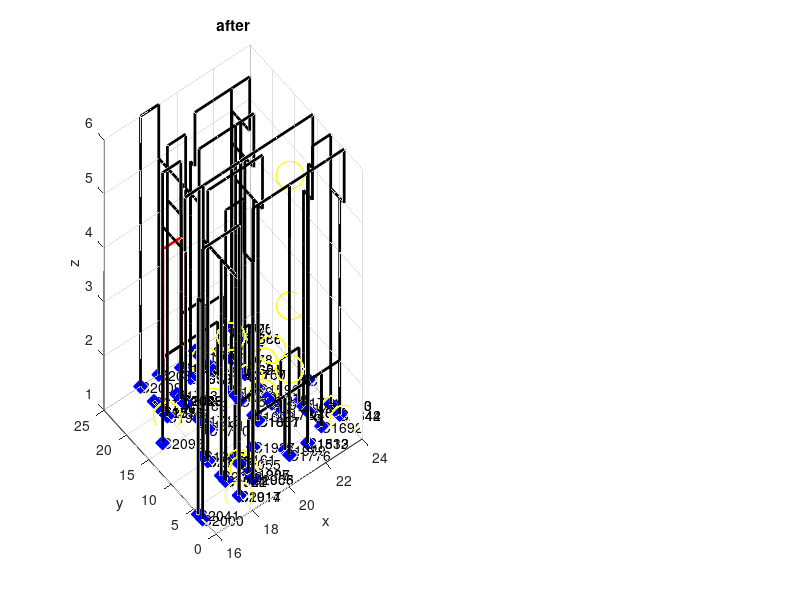

The MATLAB script that drew this image:
subplot(1,2,1);
z = 1:1:3;
for i = 1:3
x(1,i)=19;
end
for i = 1:3
y(1,i)=20;
end
plot3(x,y,z,'r','LineWidth',2);
x=[];
y=[];
z=[];
hold on;
z = 1:1:3;
for i = 1:3
x(1,i)=19;
end
for i = 1:3
y(1,i)=20;
end
plot3(x,y,z,'r','LineWidth',2);
x=[];
y=[];
z=[];
hold on;
z = 1:1:3;
for i = 1:3
x(1,i)=18;
end
for i = 1:3
y(1,i)=20;
end
plot3(x,y,z,'r','LineWidth',2);
x=[];
y=[];
z=[];
hold on;
z = 3:1:4;
for i = 1:2
x(1,i)=18;
end
for i = 1:2
y(1,i)=20;
end
plot3(x,y,z,'r','LineWidth',2);
x=[];
y=[];
z=[];
hold on;
x = 18:1:19;
for i = 1:2
y(1,i)=20;
end
for i = 1:2
z(1,i)=4;
end
plot3(x,y,z,'r','LineWidth',2);
x=[];
y=[];
z=[];
hold on;
z = 3:1:4;
for i = 1:2
x(1,i)=19;
end
for i = 1:2
y(1,i)=20;
end
plot3(x,y,z,'r','LineWidth',2);
x=[];
y=[];
z=[];
hold on;
plot3(19,20,1,'bd','MarkerSize',10,'MarkerFaceColor','b');
text(19,20,1,'C2089');
plot3(19,20,1,'bd','MarkerSize',10,'MarkerFaceColor','b');
text(19,20,1,'C2043');
plot3(18,20,1,'bd','MarkerSize',10,'MarkerFaceColor','b');
text(18,20,1,'C1576');
grid on;
xlabel('x');
ylabel('y');
zlabel('z');
title('before')  ;

subplot(1,2,1);
z = 1:1:5;
for i = 1:5
x(1,i)=24;
end
for i = 1:5
y(1,i)=12;
end
plot3(x,y,z,'k','LineWidth',2);
x=[];
y=[];
z=[];
hold on;
z = 1:1:5;
for i = 1:5
x(1,i)=17;
end
for i = 1:5
y(1,i)=16;
end
plot3(x,y,z,'k','LineWidth',2);
x=[];
y=[];
z=[];
hold on;
z = 1:1:5;
for i = 1:5
x(1,i)=19;
end
for i = 1:5
y(1,i)=20;
end
plot3(x,y,z,'k','LineWidth',2);
x=[];
y=[];
z=[];
hold on;
z = 1:1:5;
for i = 1:5
x(1,i)=16;
end
for i = 1:5
y(1,i)=4;
end
plot3(x,y,z,'k','LineWidth',2);
x=[];
y=[];
z=[];
hold on;
z = 1:1:5;
for i = 1:5
x(1,i)=19;
end
for i = 1:5
y(1,i)=25;
end
plot3(x,y,z,'k','LineWidth',2);
x=[];
y=[];
z=[];
hold on;
z = 1:1:5;
for i = 1:5
x(1,i)=18;
end
for i = 1:5
y(1,i)=3;
end
plot3(x,y,z,'k','LineWidth',2);
x=[];
y=[];
z=[];
hold on;
z = 1:1:5;
for i = 1:5
x(1,i)=18;
end
for i = 1:5
y(1,i)=7;
end
plot3(x,y,z,'k','LineWidth',2);
x=[];
y=[];
z=[];
hold on;
z = 1:1:5;
for i = 1:5
x(1,i)=18;
end
for i = 1:5
y(1,i)=25;
end
plot3(x,y,z,'k','LineWidth',2);
x=[];
y=[];
z=[];
hold on;
z = 1:1:5;
for i = 1:5
x(1,i)=16;
end
for i = 1:5
y(1,i)=3;
end
plot3(x,y,z,'k','LineWidth',2);
x=[];
y=[];
z=[];
hold on;
z = 1:1:5;
for i = 1:5
x(1,i)=18;
end
for i = 1:5
y(1,i)=11;
end
plot3(x,y,z,'k','LineWidth',2);
x=[];
y=[];
z=[];
hold on;
z = 1:1:5;
for i = 1:5
x(1,i)=18;
end
for i = 1:5
y(1,i)=19;
end
plot3(x,y,z,'k','LineWidth',2);
x=[];
y=[];
z=[];
hold on;
z = 1:1:5;
for i = 1:5
x(1,i)=18;
end
for i = 1:5
y(1,i)=3;
end
plot3(x,y,z,'k','LineWidth',2);
x=[];
y=[];
z=[];
hold on;
y = 3:1:4;
for i = 1:2
x(1,i)=16;
end
for i = 1:2
z(1,i)=5;
end
plot3(x,y,z,'k','LineWidth',2);
x=[];
y=[];
z=[];
hold on;
y = 3:1:4;
for i = 1:2
x(1,i)=16;
end
for i = 1:2
z(1,i)=5;
end
plot3(x,y,z,'k','LineWidth',2);
x=[];
y=[];
z=[];
hold on;
z = 5:1:6;
for i = 1:2
x(1,i)=16;
end
for i = 1:2
y(1,i)=3;
end
plot3(x,y,z,'k','LineWidth',2);
x=[];
y=[];
z=[];
hold on;
x = 16:1:18;
for i = 1:3
y(1,i)=3;
end
for i = 1:3
z(1,i)=6;
end
plot3(x,y,z,'k','LineWidth',2);
x=[];
y=[];
z=[];
hold on;
z = 5:1:6;
for i = 1:2
x(1,i)=18;
end
for i = 1:2
y(1,i)=3;
end
plot3(x,y,z,'k','LineWidth',2);
x=[];
y=[];
z=[];
hold on;
y = 3:1:7;
for i = 1:5
x(1,i)=18;
end
for i = 1:5
z(1,i)=5;
end
plot3(x,y,z,'k','LineWidth',2);
x=[];
y=[];
z=[];
hold on;
y = 7:1:11;
for i = 1:5
x(1,i)=18;
end
for i = 1:5
z(1,i)=5;
end
plot3(x,y,z,'k','LineWidth',2);
x=[];
y=[];
z=[];
hold on;
z = 5:1:6;
for i = 1:2
x(1,i)=18;
end
for i = 1:2
y(1,i)=11;
end
plot3(x,y,z,'k','LineWidth',2);
x=[];
y=[];
z=[];
hold on;
x = 17:1:18;
for i = 1:2
y(1,i)=11;
end
for i = 1:2
z(1,i)=6;
end
plot3(x,y,z,'k','LineWidth',2);
x=[];
y=[];
z=[];
hold on;
z = 5:1:6;
for i = 1:2
x(1,i)=17;
end
for i = 1:2
y(1,i)=11;
end
plot3(x,y,z,'k','LineWidth',2);
x=[];
y=[];
z=[];
hold on;
y = 11:1:16;
for i = 1:6
x(1,i)=17;
end
for i = 1:6
z(1,i)=5;
end
plot3(x,y,z,'k','LineWidth',2);
x=[];
y=[];
z=[];
hold on;
z = 5:1:6;
for i = 1:2
x(1,i)=17;
end
for i = 1:2
y(1,i)=16;
end
plot3(x,y,z,'k','LineWidth',2);
x=[];
y=[];
z=[];
hold on;
x = 17:1:18;
for i = 1:2
y(1,i)=16;
end
for i = 1:2
z(1,i)=6;
end
plot3(x,y,z,'k','LineWidth',2);
x=[];
y=[];
z=[];
hold on;
z = 5:1:6;
for i = 1:2
x(1,i)=18;
end
for i = 1:2
y(1,i)=16;
end
plot3(x,y,z,'k','LineWidth',2);
x=[];
y=[];
z=[];
hold on;
y = 16:1:19;
for i = 1:4
x(1,i)=18;
end
for i = 1:4
z(1,i)=5;
end
plot3(x,y,z,'k','LineWidth',2);
x=[];
y=[];
z=[];
hold on;
z = 5:1:6;
for i = 1:2
x(1,i)=18;
end
for i = 1:2
y(1,i)=19;
end
plot3(x,y,z,'k','LineWidth',2);
x=[];
y=[];
z=[];
hold on;
x = 18:1:19;
for i = 1:2
y(1,i)=19;
end
for i = 1:2
z(1,i)=6;
end
plot3(x,y,z,'k','LineWidth',2);
x=[];
y=[];
z=[];
hold on;
z = 5:1:6;
for i = 1:2
x(1,i)=19;
end
for i = 1:2
y(1,i)=19;
end
plot3(x,y,z,'k','LineWidth',2);
x=[];
y=[];
z=[];
hold on;
y = 19:1:20;
for i = 1:2
x(1,i)=19;
end
for i = 1:2
z(1,i)=5;
end
plot3(x,y,z,'k','LineWidth',2);
x=[];
y=[];
z=[];
hold on;
y = 20:1:25;
for i = 1:6
x(1,i)=19;
end
for i = 1:6
z(1,i)=5;
end
plot3(x,y,z,'k','LineWidth',2);
x=[];
y=[];
z=[];
hold on;
z = 5:1:6;
for i = 1:2
x(1,i)=19;
end
for i = 1:2
y(1,i)=25;
end
plot3(x,y,z,'k','LineWidth',2);
x=[];
y=[];
z=[];
hold on;
x = 18:1:19;
for i = 1:2
y(1,i)=25;
end
for i = 1:2
z(1,i)=6;
end
plot3(x,y,z,'k','LineWidth',2);
x=[];
y=[];
z=[];
hold on;
z = 5:1:6;
for i = 1:2
x(1,i)=18;
end
for i = 1:2
y(1,i)=25;
end
plot3(x,y,z,'k','LineWidth',2);
x=[];
y=[];
z=[];
hold on;
x = 18:1:24;
for i = 1:7
y(1,i)=11;
end
for i = 1:7
z(1,i)=6;
end
plot3(x,y,z,'k','LineWidth',2);
x=[];
y=[];
z=[];
hold on;
z = 5:1:6;
for i = 1:2
x(1,i)=24;
end
for i = 1:2
y(1,i)=11;
end
plot3(x,y,z,'k','LineWidth',2);
x=[];
y=[];
z=[];
hold on;
y = 11:1:12;
for i = 1:2
x(1,i)=24;
end
for i = 1:2
z(1,i)=5;
end
plot3(x,y,z,'k','LineWidth',2);
x=[];
y=[];
z=[];
hold on;
plot3(24,12,1,'bd','MarkerSize',10,'MarkerFaceColor','b');
text(24,12,1,'C1677');
plot3(17,16,1,'bd','MarkerSize',10,'MarkerFaceColor','b');
text(17,16,1,'C2096');
plot3(19,20,1,'bd','MarkerSize',10,'MarkerFaceColor','b');
text(19,20,1,'C2089');
plot3(16,4,1,'bd','MarkerSize',10,'MarkerFaceColor','b');
text(16,4,1,'C2041');
plot3(19,25,1,'bd','MarkerSize',10,'MarkerFaceColor','b');
text(19,25,1,'C2032');
plot3(18,3,1,'bd','MarkerSize',10,'MarkerFaceColor','b');
text(18,3,1,'C2017');
plot3(18,7,1,'bd','MarkerSize',10,'MarkerFaceColor','b');
text(18,7,1,'C2013');
plot3(18,25,1,'bd','MarkerSize',10,'MarkerFaceColor','b');
text(18,25,1,'C2009');
plot3(16,3,1,'bd','MarkerSize',10,'MarkerFaceColor','b');
text(16,3,1,'C2000');
plot3(18,11,1,'bd','MarkerSize',10,'MarkerFaceColor','b');
text(18,11,1,'C1997');
plot3(18,19,1,'bd','MarkerSize',10,'MarkerFaceColor','b');
text(18,19,1,'C1930');
plot3(18,3,1,'bd','MarkerSize',10,'MarkerFaceColor','b');
text(18,3,1,'C1914');
plot3(18,3,1,'yo','MarkerSize',20);
plot3(18,19,1,'yo','MarkerSize',20);
plot3(19,6,1,'yo','MarkerSize',20);
plot3(19,7,1,'yo','MarkerSize',20);
plot3(20,17,1,'yo','MarkerSize',20);
plot3(21,17,2,'yo','MarkerSize',20);
plot3(21,23,1,'yo','MarkerSize',20);
plot3(22,8,2,'yo','MarkerSize',20);
plot3(22,12,2,'yo','MarkerSize',20);
plot3(22,14,1,'yo','MarkerSize',20);
plot3(22,17,1,'yo','MarkerSize',20);
plot3(23,12,5,'yo','MarkerSize',20);
plot3(23,18,1,'yo','MarkerSize',20);
plot3(24,4,1,'yo','MarkerSize',20);
plot3(24,6,1,'yo','MarkerSize',20);
plot3(24,16,2,'yo','MarkerSize',20);
grid on;
xlabel('x');
ylabel('y');
zlabel('z');
title('after')  ;

subplot(1,2,1);
y = 20:1:22;
for i = 1:3
x(1,i)=18;
end
for i = 1:3
z(1,i)=1;
end
plot3(x,y,z,'k','LineWidth',2);
x=[];
y=[];
z=[];
hold on;
z = 1:1:2;
for i = 1:2
x(1,i)=18;
end
for i = 1:2
y(1,i)=20;
end
plot3(x,y,z,'k','LineWidth',2);
x=[];
y=[];
z=[];
hold on;
x = 18:1:19;
for i = 1:2
y(1,i)=20;
end
for i = 1:2
z(1,i)=2;
end
plot3(x,y,z,'k','LineWidth',2);
x=[];
y=[];
z=[];
hold on;
z = 1:1:2;
for i = 1:2
x(1,i)=19;
end
for i = 1:2
y(1,i)=20;
end
plot3(x,y,z,'k','LineWidth',2);
x=[];
y=[];
z=[];
hold on;
plot3(18,22,1,'bd','MarkerSize',10,'MarkerFaceColor','b');
text(18,22,1,'C2141');
plot3(19,20,1,'bd','MarkerSize',10,'MarkerFaceColor','b');
text(19,20,1,'C2089');
plot3(18,20,1,'bd','MarkerSize',10,'MarkerFaceColor','b');
text(18,20,1,'C2084');
grid on;
xlabel('x');
ylabel('y');
zlabel('z');
title('after')  ;

subplot(1,2,1);
z = 1:1:5;
for i = 1:5
x(1,i)=18;
end
for i = 1:5
y(1,i)=10;
end
plot3(x,y,z,'k','LineWidth',2);
x=[];
y=[];
z=[];
hold on;
z = 1:1:5;
for i = 1:5
x(1,i)=22;
end
for i = 1:5
y(1,i)=18;
end
plot3(x,y,z,'k','LineWidth',2);
x=[];
y=[];
z=[];
hold on;
z = 1:1:5;
for i = 1:5
x(1,i)=24;
end
for i = 1:5
y(1,i)=5;
end
plot3(x,y,z,'k','LineWidth',2);
x=[];
y=[];
z=[];
hold on;
z = 1:1:5;
for i = 1:5
x(1,i)=19;
end
for i = 1:5
y(1,i)=4;
end
plot3(x,y,z,'k','LineWidth',2);
x=[];
y=[];
z=[];
hold on;
z = 1:1:5;
for i = 1:5
x(1,i)=19;
end
for i = 1:5
y(1,i)=7;
end
plot3(x,y,z,'k','LineWidth',2);
x=[];
y=[];
z=[];
hold on;
z = 1:1:5;
for i = 1:5
x(1,i)=23;
end
for i = 1:5
y(1,i)=8;
end
plot3(x,y,z,'k','LineWidth',2);
x=[];
y=[];
z=[];
hold on;
z = 1:1:5;
for i = 1:5
x(1,i)=19;
end
for i = 1:5
y(1,i)=20;
end
plot3(x,y,z,'k','LineWidth',2);
x=[];
y=[];
z=[];
hold on;
z = 1:1:5;
for i = 1:5
x(1,i)=23;
end
for i = 1:5
y(1,i)=25;
end
plot3(x,y,z,'k','LineWidth',2);
x=[];
y=[];
z=[];
hold on;
z = 1:1:5;
for i = 1:5
x(1,i)=18;
end
for i = 1:5
y(1,i)=6;
end
plot3(x,y,z,'k','LineWidth',2);
x=[];
y=[];
z=[];
hold on;
z = 1:1:5;
for i = 1:5
x(1,i)=24;
end
for i = 1:5
y(1,i)=7;
end
plot3(x,y,z,'k','LineWidth',2);
x=[];
y=[];
z=[];
hold on;
z = 1:1:5;
for i = 1:5
x(1,i)=20;
end
for i = 1:5
y(1,i)=22;
end
plot3(x,y,z,'k','LineWidth',2);
x=[];
y=[];
z=[];
hold on;
z = 1:1:5;
for i = 1:5
x(1,i)=22;
end
for i = 1:5
y(1,i)=21;
end
plot3(x,y,z,'k','LineWidth',2);
x=[];
y=[];
z=[];
hold on;
z = 1:1:5;
for i = 1:5
x(1,i)=18;
end
for i = 1:5
y(1,i)=10;
end
plot3(x,y,z,'k','LineWidth',2);
x=[];
y=[];
z=[];
hold on;
z = 1:1:5;
for i = 1:5
x(1,i)=19;
end
for i = 1:5
y(1,i)=4;
end
plot3(x,y,z,'k','LineWidth',2);
x=[];
y=[];
z=[];
hold on;
z = 1:1:5;
for i = 1:5
x(1,i)=23;
end
for i = 1:5
y(1,i)=23;
end
plot3(x,y,z,'k','LineWidth',2);
x=[];
y=[];
z=[];
hold on;
z = 1:1:5;
for i = 1:5
x(1,i)=22;
end
for i = 1:5
y(1,i)=4;
end
plot3(x,y,z,'k','LineWidth',2);
x=[];
y=[];
z=[];
hold on;
z = 1:1:5;
for i = 1:5
x(1,i)=21;
end
for i = 1:5
y(1,i)=11;
end
plot3(x,y,z,'k','LineWidth',2);
x=[];
y=[];
z=[];
hold on;
z = 1:1:5;
for i = 1:5
x(1,i)=21;
end
for i = 1:5
y(1,i)=4;
end
plot3(x,y,z,'k','LineWidth',2);
x=[];
y=[];
z=[];
hold on;
z = 1:1:5;
for i = 1:5
x(1,i)=23;
end
for i = 1:5
y(1,i)=25;
end
plot3(x,y,z,'k','LineWidth',2);
x=[];
y=[];
z=[];
hold on;
z = 1:1:5;
for i = 1:5
x(1,i)=23;
end
for i = 1:5
y(1,i)=9;
end
plot3(x,y,z,'k','LineWidth',2);
x=[];
y=[];
z=[];
hold on;
z = 1:1:5;
for i = 1:5
x(1,i)=18;
end
for i = 1:5
y(1,i)=6;
end
plot3(x,y,z,'k','LineWidth',2);
x=[];
y=[];
z=[];
hold on;
z = 1:1:5;
for i = 1:5
x(1,i)=19;
end
for i = 1:5
y(1,i)=16;
end
plot3(x,y,z,'k','LineWidth',2);
x=[];
y=[];
z=[];
hold on;
z = 1:1:5;
for i = 1:5
x(1,i)=21;
end
for i = 1:5
y(1,i)=16;
end
plot3(x,y,z,'k','LineWidth',2);
x=[];
y=[];
z=[];
hold on;
z = 1:1:5;
for i = 1:5
x(1,i)=20;
end
for i = 1:5
y(1,i)=22;
end
plot3(x,y,z,'k','LineWidth',2);
x=[];
y=[];
z=[];
hold on;
z = 1:1:5;
for i = 1:5
x(1,i)=21;
end
for i = 1:5
y(1,i)=12;
end
plot3(x,y,z,'k','LineWidth',2);
x=[];
y=[];
z=[];
hold on;
z = 1:1:5;
for i = 1:5
x(1,i)=21;
end
for i = 1:5
y(1,i)=11;
end
plot3(x,y,z,'k','LineWidth',2);
x=[];
y=[];
z=[];
hold on;
z = 1:1:5;
for i = 1:5
x(1,i)=22;
end
for i = 1:5
y(1,i)=19;
end
plot3(x,y,z,'k','LineWidth',2);
x=[];
y=[];
z=[];
hold on;
z = 1:1:5;
for i = 1:5
x(1,i)=21;
end
for i = 1:5
y(1,i)=15;
end
plot3(x,y,z,'k','LineWidth',2);
x=[];
y=[];
z=[];
hold on;
z = 1:1:5;
for i = 1:5
x(1,i)=23;
end
for i = 1:5
y(1,i)=23;
end
plot3(x,y,z,'k','LineWidth',2);
x=[];
y=[];
z=[];
hold on;
z = 1:1:5;
for i = 1:5
x(1,i)=19;
end
for i = 1:5
y(1,i)=19;
end
plot3(x,y,z,'k','LineWidth',2);
x=[];
y=[];
z=[];
hold on;
z = 1:1:5;
for i = 1:5
x(1,i)=22;
end
for i = 1:5
y(1,i)=4;
end
plot3(x,y,z,'k','LineWidth',2);
x=[];
y=[];
z=[];
hold on;
z = 5:1:6;
for i = 1:2
x(1,i)=18;
end
for i = 1:2
y(1,i)=6;
end
plot3(x,y,z,'k','LineWidth',2);
x=[];
y=[];
z=[];
hold on;
x = 18:1:19;
for i = 1:2
y(1,i)=6;
end
for i = 1:2
z(1,i)=6;
end
plot3(x,y,z,'k','LineWidth',2);
x=[];
y=[];
z=[];
hold on;
z = 5:1:6;
for i = 1:2
x(1,i)=19;
end
for i = 1:2
y(1,i)=6;
end
plot3(x,y,z,'k','LineWidth',2);
x=[];
y=[];
z=[];
hold on;
y = 6:1:7;
for i = 1:2
x(1,i)=19;
end
for i = 1:2
z(1,i)=5;
end
plot3(x,y,z,'k','LineWidth',2);
x=[];
y=[];
z=[];
hold on;
y = 4:1:7;
for i = 1:4
x(1,i)=19;
end
for i = 1:4
z(1,i)=5;
end
plot3(x,y,z,'k','LineWidth',2);
x=[];
y=[];
z=[];
hold on;
z = 5:1:6;
for i = 1:2
x(1,i)=19;
end
for i = 1:2
y(1,i)=4;
end
plot3(x,y,z,'k','LineWidth',2);
x=[];
y=[];
z=[];
hold on;
x = 19:1:21;
for i = 1:3
y(1,i)=4;
end
for i = 1:3
z(1,i)=6;
end
plot3(x,y,z,'k','LineWidth',2);
x=[];
y=[];
z=[];
hold on;
z = 5:1:6;
for i = 1:2
x(1,i)=21;
end
for i = 1:2
y(1,i)=4;
end
plot3(x,y,z,'k','LineWidth',2);
x=[];
y=[];
z=[];
hold on;
z = 5:1:6;
for i = 1:2
x(1,i)=21;
end
for i = 1:2
y(1,i)=4;
end
plot3(x,y,z,'k','LineWidth',2);
x=[];
y=[];
z=[];
hold on;
x = 21:1:22;
for i = 1:2
y(1,i)=4;
end
for i = 1:2
z(1,i)=6;
end
plot3(x,y,z,'k','LineWidth',2);
x=[];
y=[];
z=[];
hold on;
z = 5:1:6;
for i = 1:2
x(1,i)=22;
end
for i = 1:2
y(1,i)=4;
end
plot3(x,y,z,'k','LineWidth',2);
x=[];
y=[];
z=[];
hold on;
z = 5:1:6;
for i = 1:2
x(1,i)=22;
end
for i = 1:2
y(1,i)=4;
end
plot3(x,y,z,'k','LineWidth',2);
x=[];
y=[];
z=[];
hold on;
x = 22:1:24;
for i = 1:3
y(1,i)=4;
end
for i = 1:3
z(1,i)=6;
end
plot3(x,y,z,'k','LineWidth',2);
x=[];
y=[];
z=[];
hold on;
z = 5:1:6;
for i = 1:2
x(1,i)=24;
end
for i = 1:2
y(1,i)=4;
end
plot3(x,y,z,'k','LineWidth',2);
x=[];
y=[];
z=[];
hold on;
y = 4:1:5;
for i = 1:2
x(1,i)=24;
end
for i = 1:2
z(1,i)=5;
end
plot3(x,y,z,'k','LineWidth',2);
x=[];
y=[];
z=[];
hold on;
y = 5:1:7;
for i = 1:3
x(1,i)=24;
end
for i = 1:3
z(1,i)=5;
end
plot3(x,y,z,'k','LineWidth',2);
x=[];
y=[];
z=[];
hold on;
z = 5:1:6;
for i = 1:2
x(1,i)=24;
end
for i = 1:2
y(1,i)=7;
end
plot3(x,y,z,'k','LineWidth',2);
x=[];
y=[];
z=[];
hold on;
x = 23:1:24;
for i = 1:2
y(1,i)=7;
end
for i = 1:2
z(1,i)=6;
end
plot3(x,y,z,'k','LineWidth',2);
x=[];
y=[];
z=[];
hold on;
z = 5:1:6;
for i = 1:2
x(1,i)=23;
end
for i = 1:2
y(1,i)=7;
end
plot3(x,y,z,'k','LineWidth',2);
x=[];
y=[];
z=[];
hold on;
y = 7:1:8;
for i = 1:2
x(1,i)=23;
end
for i = 1:2
z(1,i)=5;
end
plot3(x,y,z,'k','LineWidth',2);
x=[];
y=[];
z=[];
hold on;
y = 8:1:9;
for i = 1:2
x(1,i)=23;
end
for i = 1:2
z(1,i)=5;
end
plot3(x,y,z,'k','LineWidth',2);
x=[];
y=[];
z=[];
hold on;
y = 6:1:10;
for i = 1:5
x(1,i)=18;
end
for i = 1:5
z(1,i)=5;
end
plot3(x,y,z,'k','LineWidth',2);
x=[];
y=[];
z=[];
hold on;
z = 5:1:6;
for i = 1:2
x(1,i)=18;
end
for i = 1:2
y(1,i)=10;
end
plot3(x,y,z,'k','LineWidth',2);
x=[];
y=[];
z=[];
hold on;
x = 18:1:21;
for i = 1:4
y(1,i)=10;
end
for i = 1:4
z(1,i)=6;
end
plot3(x,y,z,'k','LineWidth',2);
x=[];
y=[];
z=[];
hold on;
z = 5:1:6;
for i = 1:2
x(1,i)=21;
end
for i = 1:2
y(1,i)=10;
end
plot3(x,y,z,'k','LineWidth',2);
x=[];
y=[];
z=[];
hold on;
y = 10:1:11;
for i = 1:2
x(1,i)=21;
end
for i = 1:2
z(1,i)=5;
end
plot3(x,y,z,'k','LineWidth',2);
x=[];
y=[];
z=[];
hold on;
y = 11:1:12;
for i = 1:2
x(1,i)=21;
end
for i = 1:2
z(1,i)=5;
end
plot3(x,y,z,'k','LineWidth',2);
x=[];
y=[];
z=[];
hold on;
y = 12:1:15;
for i = 1:4
x(1,i)=21;
end
for i = 1:4
z(1,i)=5;
end
plot3(x,y,z,'k','LineWidth',2);
x=[];
y=[];
z=[];
hold on;
y = 15:1:16;
for i = 1:2
x(1,i)=21;
end
for i = 1:2
z(1,i)=5;
end
plot3(x,y,z,'k','LineWidth',2);
x=[];
y=[];
z=[];
hold on;
z = 5:1:6;
for i = 1:2
x(1,i)=21;
end
for i = 1:2
y(1,i)=16;
end
plot3(x,y,z,'k','LineWidth',2);
x=[];
y=[];
z=[];
hold on;
x = 19:1:21;
for i = 1:3
y(1,i)=16;
end
for i = 1:3
z(1,i)=6;
end
plot3(x,y,z,'k','LineWidth',2);
x=[];
y=[];
z=[];
hold on;
z = 5:1:6;
for i = 1:2
x(1,i)=19;
end
for i = 1:2
y(1,i)=16;
end
plot3(x,y,z,'k','LineWidth',2);
x=[];
y=[];
z=[];
hold on;
y = 16:1:19;
for i = 1:4
x(1,i)=19;
end
for i = 1:4
z(1,i)=5;
end
plot3(x,y,z,'k','LineWidth',2);
x=[];
y=[];
z=[];
hold on;
y = 19:1:20;
for i = 1:2
x(1,i)=19;
end
for i = 1:2
z(1,i)=5;
end
plot3(x,y,z,'k','LineWidth',2);
x=[];
y=[];
z=[];
hold on;
x = 21:1:22;
for i = 1:2
y(1,i)=16;
end
for i = 1:2
z(1,i)=6;
end
plot3(x,y,z,'k','LineWidth',2);
x=[];
y=[];
z=[];
hold on;
z = 5:1:6;
for i = 1:2
x(1,i)=22;
end
for i = 1:2
y(1,i)=16;
end
plot3(x,y,z,'k','LineWidth',2);
x=[];
y=[];
z=[];
hold on;
y = 16:1:18;
for i = 1:3
x(1,i)=22;
end
for i = 1:3
z(1,i)=5;
end
plot3(x,y,z,'k','LineWidth',2);
x=[];
y=[];
z=[];
hold on;
y = 18:1:19;
for i = 1:2
x(1,i)=22;
end
for i = 1:2
z(1,i)=5;
end
plot3(x,y,z,'k','LineWidth',2);
x=[];
y=[];
z=[];
hold on;
y = 19:1:21;
for i = 1:3
x(1,i)=22;
end
for i = 1:3
z(1,i)=5;
end
plot3(x,y,z,'k','LineWidth',2);
x=[];
y=[];
z=[];
hold on;
z = 5:1:6;
for i = 1:2
x(1,i)=22;
end
for i = 1:2
y(1,i)=21;
end
plot3(x,y,z,'k','LineWidth',2);
x=[];
y=[];
z=[];
hold on;
x = 20:1:22;
for i = 1:3
y(1,i)=21;
end
for i = 1:3
z(1,i)=6;
end
plot3(x,y,z,'k','LineWidth',2);
x=[];
y=[];
z=[];
hold on;
z = 5:1:6;
for i = 1:2
x(1,i)=20;
end
for i = 1:2
y(1,i)=21;
end
plot3(x,y,z,'k','LineWidth',2);
x=[];
y=[];
z=[];
hold on;
y = 21:1:22;
for i = 1:2
x(1,i)=20;
end
for i = 1:2
z(1,i)=5;
end
plot3(x,y,z,'k','LineWidth',2);
x=[];
y=[];
z=[];
hold on;
x = 22:1:23;
for i = 1:2
y(1,i)=21;
end
for i = 1:2
z(1,i)=6;
end
plot3(x,y,z,'k','LineWidth',2);
x=[];
y=[];
z=[];
hold on;
z = 5:1:6;
for i = 1:2
x(1,i)=23;
end
for i = 1:2
y(1,i)=21;
end
plot3(x,y,z,'k','LineWidth',2);
x=[];
y=[];
z=[];
hold on;
y = 21:1:23;
for i = 1:3
x(1,i)=23;
end
for i = 1:3
z(1,i)=5;
end
plot3(x,y,z,'k','LineWidth',2);
x=[];
y=[];
z=[];
hold on;
y = 23:1:25;
for i = 1:3
x(1,i)=23;
end
for i = 1:3
z(1,i)=5;
end
plot3(x,y,z,'k','LineWidth',2);
x=[];
y=[];
z=[];
hold on;
plot3(18,10,1,'bd','MarkerSize',10,'MarkerFaceColor','b');
text(18,10,1,'C2131');
plot3(22,18,1,'bd','MarkerSize',10,'MarkerFaceColor','b');
text(22,18,1,'C2157');
plot3(24,5,1,'bd','MarkerSize',10,'MarkerFaceColor','b');
text(24,5,1,'C2144');
plot3(19,4,1,'bd','MarkerSize',10,'MarkerFaceColor','b');
text(19,4,1,'C2056');
plot3(19,7,1,'bd','MarkerSize',10,'MarkerFaceColor','b');
text(19,7,1,'C2055');
plot3(23,8,1,'bd','MarkerSize',10,'MarkerFaceColor','b');
text(23,8,1,'C2045');
plot3(19,20,1,'bd','MarkerSize',10,'MarkerFaceColor','b');
text(19,20,1,'C2043');
plot3(23,25,1,'bd','MarkerSize',10,'MarkerFaceColor','b');
text(23,25,1,'C1990');
plot3(18,6,1,'bd','MarkerSize',10,'MarkerFaceColor','b');
text(18,6,1,'C1981');
plot3(24,7,1,'bd','MarkerSize',10,'MarkerFaceColor','b');
text(24,7,1,'C1980');
plot3(20,22,1,'bd','MarkerSize',10,'MarkerFaceColor','b');
text(20,22,1,'C1979');
plot3(22,21,1,'bd','MarkerSize',10,'MarkerFaceColor','b');
text(22,21,1,'C1978');
plot3(18,10,1,'bd','MarkerSize',10,'MarkerFaceColor','b');
text(18,10,1,'C1977');
plot3(19,4,1,'bd','MarkerSize',10,'MarkerFaceColor','b');
text(19,4,1,'C1905');
plot3(23,23,1,'bd','MarkerSize',10,'MarkerFaceColor','b');
text(23,23,1,'C1865');
plot3(22,4,1,'bd','MarkerSize',10,'MarkerFaceColor','b');
text(22,4,1,'C1833');
plot3(21,11,1,'bd','MarkerSize',10,'MarkerFaceColor','b');
text(21,11,1,'C1831');
plot3(21,4,1,'bd','MarkerSize',10,'MarkerFaceColor','b');
text(21,4,1,'C1776');
plot3(23,25,1,'bd','MarkerSize',10,'MarkerFaceColor','b');
text(23,25,1,'C1775');
plot3(23,9,1,'bd','MarkerSize',10,'MarkerFaceColor','b');
text(23,9,1,'C1770');
plot3(18,6,1,'bd','MarkerSize',10,'MarkerFaceColor','b');
text(18,6,1,'C1722');
plot3(19,16,1,'bd','MarkerSize',10,'MarkerFaceColor','b');
text(19,16,1,'C1713');
plot3(21,16,1,'bd','MarkerSize',10,'MarkerFaceColor','b');
text(21,16,1,'C1710');
plot3(20,22,1,'bd','MarkerSize',10,'MarkerFaceColor','b');
text(20,22,1,'C1699');
plot3(21,12,1,'bd','MarkerSize',10,'MarkerFaceColor','b');
text(21,12,1,'C1658');
plot3(21,11,1,'bd','MarkerSize',10,'MarkerFaceColor','b');
text(21,11,1,'C1657');
plot3(22,19,1,'bd','MarkerSize',10,'MarkerFaceColor','b');
text(22,19,1,'C1621');
plot3(21,15,1,'bd','MarkerSize',10,'MarkerFaceColor','b');
text(21,15,1,'C1589');
plot3(23,23,1,'bd','MarkerSize',10,'MarkerFaceColor','b');
text(23,23,1,'C1586');
plot3(19,19,1,'bd','MarkerSize',10,'MarkerFaceColor','b');
text(19,19,1,'C1582');
plot3(22,4,1,'bd','MarkerSize',10,'MarkerFaceColor','b');
text(22,4,1,'C1512');
plot3(18,19,1,'yo','MarkerSize',20);
plot3(19,6,1,'yo','MarkerSize',20);
plot3(19,7,1,'yo','MarkerSize',20);
plot3(20,17,1,'yo','MarkerSize',20);
plot3(21,17,2,'yo','MarkerSize',20);
plot3(21,23,1,'yo','MarkerSize',20);
plot3(22,8,2,'yo','MarkerSize',20);
plot3(22,12,2,'yo','MarkerSize',20);
plot3(22,14,1,'yo','MarkerSize',20);
plot3(22,17,1,'yo','MarkerSize',20);
plot3(23,12,5,'yo','MarkerSize',20);
plot3(23,18,1,'yo','MarkerSize',20);
plot3(24,4,1,'yo','MarkerSize',20);
plot3(24,6,1,'yo','MarkerSize',20);
plot3(24,16,2,'yo','MarkerSize',20);
grid on;
xlabel('x');
ylabel('y');
zlabel('z');
title('after')  ;

subplot(1,2,1);
z = 1:1:2;
for i = 1:2
x(1,i)=18;
end
for i = 1:2
y(1,i)=20;
end
plot3(x,y,z,'k','LineWidth',2);
x=[];
y=[];
z=[];
hold on;
x = 18:1:19;
for i = 1:2
y(1,i)=20;
end
for i = 1:2
z(1,i)=2;
end
plot3(x,y,z,'k','LineWidth',2);
x=[];
y=[];
z=[];
hold on;
z = 1:1:2;
for i = 1:2
x(1,i)=19;
end
for i = 1:2
y(1,i)=20;
end
plot3(x,y,z,'k','LineWidth',2);
x=[];
y=[];
z=[];
hold on;
plot3(18,20,1,'bd','MarkerSize',10,'MarkerFaceColor','b');
text(18,20,1,'C2084');
plot3(19,20,1,'bd','MarkerSize',10,'MarkerFaceColor','b');
text(19,20,1,'C2043');
plot3(19,20,1,'bd','MarkerSize',10,'MarkerFaceColor','b');
text(19,20,1,'C1523');
grid on;
xlabel('x');
ylabel('y');
zlabel('z');
title('after')  ;

subplot(1,2,1);
y = 5:1:8;
for i = 1:4
x(1,i)=19;
end
for i = 1:4
z(1,i)=1;
end
plot3(x,y,z,'k','LineWidth',2);
x=[];
y=[];
z=[];
hold on;
z = 1:1:2;
for i = 1:2
x(1,i)=19;
end
for i = 1:2
y(1,i)=8;
end
plot3(x,y,z,'k','LineWidth',2);
x=[];
y=[];
z=[];
hold on;
x = 19:1:20;
for i = 1:2
y(1,i)=8;
end
for i = 1:2
z(1,i)=2;
end
plot3(x,y,z,'k','LineWidth',2);
x=[];
y=[];
z=[];
hold on;
z = 1:1:2;
for i = 1:2
x(1,i)=20;
end
for i = 1:2
y(1,i)=8;
end
plot3(x,y,z,'k','LineWidth',2);
x=[];
y=[];
z=[];
hold on;
z = 1:1:2;
for i = 1:2
x(1,i)=19;
end
for i = 1:2
y(1,i)=5;
end
plot3(x,y,z,'k','LineWidth',2);
x=[];
y=[];
z=[];
hold on;
x = 19:1:21;
for i = 1:3
y(1,i)=5;
end
for i = 1:3
z(1,i)=2;
end
plot3(x,y,z,'k','LineWidth',2);
x=[];
y=[];
z=[];
hold on;
z = 1:1:2;
for i = 1:2
x(1,i)=21;
end
for i = 1:2
y(1,i)=5;
end
plot3(x,y,z,'k','LineWidth',2);
x=[];
y=[];
z=[];
hold on;
z = 1:1:2;
for i = 1:2
x(1,i)=21;
end
for i = 1:2
y(1,i)=5;
end
plot3(x,y,z,'k','LineWidth',2);
x=[];
y=[];
z=[];
hold on;
x = 21:1:23;
for i = 1:3
y(1,i)=5;
end
for i = 1:3
z(1,i)=2;
end
plot3(x,y,z,'k','LineWidth',2);
x=[];
y=[];
z=[];
hold on;
z = 1:1:2;
for i = 1:2
x(1,i)=23;
end
for i = 1:2
y(1,i)=5;
end
plot3(x,y,z,'k','LineWidth',2);
x=[];
y=[];
z=[];
hold on;
z = 1:1:2;
for i = 1:2
x(1,i)=23;
end
for i = 1:2
y(1,i)=5;
end
plot3(x,y,z,'k','LineWidth',2);
x=[];
y=[];
z=[];
hold on;
x = 23:1:24;
for i = 1:2
y(1,i)=5;
end
for i = 1:2
z(1,i)=2;
end
plot3(x,y,z,'k','LineWidth',2);
x=[];
y=[];
z=[];
hold on;
z = 1:1:2;
for i = 1:2
x(1,i)=24;
end
for i = 1:2
y(1,i)=5;
end
plot3(x,y,z,'k','LineWidth',2);
x=[];
y=[];
z=[];
hold on;
y = 5:1:7;
for i = 1:3
x(1,i)=24;
end
for i = 1:3
z(1,i)=1;
end
plot3(x,y,z,'k','LineWidth',2);
x=[];
y=[];
z=[];
hold on;
y = 5:1:8;
for i = 1:4
x(1,i)=23;
end
for i = 1:4
z(1,i)=1;
end
plot3(x,y,z,'k','LineWidth',2);
x=[];
y=[];
z=[];
hold on;
y = 8:1:10;
for i = 1:3
x(1,i)=23;
end
for i = 1:3
z(1,i)=1;
end
plot3(x,y,z,'k','LineWidth',2);
x=[];
y=[];
z=[];
hold on;
z = 1:1:2;
for i = 1:2
x(1,i)=23;
end
for i = 1:2
y(1,i)=10;
end
plot3(x,y,z,'k','LineWidth',2);
x=[];
y=[];
z=[];
hold on;
x = 22:1:23;
for i = 1:2
y(1,i)=10;
end
for i = 1:2
z(1,i)=2;
end
plot3(x,y,z,'k','LineWidth',2);
x=[];
y=[];
z=[];
hold on;
z = 1:1:2;
for i = 1:2
x(1,i)=22;
end
for i = 1:2
y(1,i)=10;
end
plot3(x,y,z,'k','LineWidth',2);
x=[];
y=[];
z=[];
hold on;
y = 10:1:12;
for i = 1:3
x(1,i)=22;
end
for i = 1:3
z(1,i)=1;
end
plot3(x,y,z,'k','LineWidth',2);
x=[];
y=[];
z=[];
hold on;
y = 12:1:13;
for i = 1:2
x(1,i)=22;
end
for i = 1:2
z(1,i)=1;
end
plot3(x,y,z,'k','LineWidth',2);
x=[];
y=[];
z=[];
hold on;
y = 13:1:15;
for i = 1:3
x(1,i)=22;
end
for i = 1:3
z(1,i)=1;
end
plot3(x,y,z,'k','LineWidth',2);
x=[];
y=[];
z=[];
hold on;
y = 15:1:18;
for i = 1:4
x(1,i)=22;
end
for i = 1:4
z(1,i)=1;
end
plot3(x,y,z,'k','LineWidth',2);
x=[];
y=[];
z=[];
hold on;
y = 18:1:19;
for i = 1:2
x(1,i)=22;
end
for i = 1:2
z(1,i)=1;
end
plot3(x,y,z,'k','LineWidth',2);
x=[];
y=[];
z=[];
hold on;
z = 1:1:2;
for i = 1:2
x(1,i)=22;
end
for i = 1:2
y(1,i)=17;
end
plot3(x,y,z,'k','LineWidth',2);
x=[];
y=[];
z=[];
hold on;
x = 21:1:22;
for i = 1:2
y(1,i)=17;
end
for i = 1:2
z(1,i)=2;
end
plot3(x,y,z,'k','LineWidth',2);
x=[];
y=[];
z=[];
hold on;
z = 1:1:2;
for i = 1:2
x(1,i)=21;
end
for i = 1:2
y(1,i)=17;
end
plot3(x,y,z,'k','LineWidth',2);
x=[];
y=[];
z=[];
hold on;
y = 17:1:21;
for i = 1:5
x(1,i)=21;
end
for i = 1:5
z(1,i)=1;
end
plot3(x,y,z,'k','LineWidth',2);
x=[];
y=[];
z=[];
hold on;
y = 21:1:22;
for i = 1:2
x(1,i)=21;
end
for i = 1:2
z(1,i)=1;
end
plot3(x,y,z,'k','LineWidth',2);
x=[];
y=[];
z=[];
hold on;
y = 22:1:24;
for i = 1:3
x(1,i)=21;
end
for i = 1:3
z(1,i)=1;
end
plot3(x,y,z,'k','LineWidth',2);
x=[];
y=[];
z=[];
hold on;
y = 24:1:25;
for i = 1:2
x(1,i)=21;
end
for i = 1:2
z(1,i)=1;
end
plot3(x,y,z,'k','LineWidth',2);
x=[];
y=[];
z=[];
hold on;
y = 24:1:25;
for i = 1:2
x(1,i)=21;
end
for i = 1:2
z(1,i)=1;
end
plot3(x,y,z,'k','LineWidth',2);
x=[];
y=[];
z=[];
hold on;
z = 1:1:2;
for i = 1:2
x(1,i)=21;
end
for i = 1:2
y(1,i)=24;
end
plot3(x,y,z,'k','LineWidth',2);
x=[];
y=[];
z=[];
hold on;
x = 20:1:21;
for i = 1:2
y(1,i)=24;
end
for i = 1:2
z(1,i)=2;
end
plot3(x,y,z,'k','LineWidth',2);
x=[];
y=[];
z=[];
hold on;
z = 1:1:2;
for i = 1:2
x(1,i)=20;
end
for i = 1:2
y(1,i)=24;
end
plot3(x,y,z,'k','LineWidth',2);
x=[];
y=[];
z=[];
hold on;
z = 1:1:2;
for i = 1:2
x(1,i)=21;
end
for i = 1:2
y(1,i)=23;
end
plot3(x,y,z,'k','LineWidth',2);
x=[];
y=[];
z=[];
hold on;
x = 21:1:22;
for i = 1:2
y(1,i)=23;
end
for i = 1:2
z(1,i)=2;
end
plot3(x,y,z,'k','LineWidth',2);
x=[];
y=[];
z=[];
hold on;
z = 1:1:2;
for i = 1:2
x(1,i)=22;
end
for i = 1:2
y(1,i)=23;
end
plot3(x,y,z,'k','LineWidth',2);
x=[];
y=[];
z=[];
hold on;
z = 1:1:2;
for i = 1:2
x(1,i)=21;
end
for i = 1:2
y(1,i)=20;
end
plot3(x,y,z,'k','LineWidth',2);
x=[];
y=[];
z=[];
hold on;
x = 19:1:21;
for i = 1:3
y(1,i)=20;
end
for i = 1:3
z(1,i)=2;
end
plot3(x,y,z,'k','LineWidth',2);
x=[];
y=[];
z=[];
hold on;
z = 1:1:2;
for i = 1:2
x(1,i)=19;
end
for i = 1:2
y(1,i)=20;
end
plot3(x,y,z,'k','LineWidth',2);
x=[];
y=[];
z=[];
hold on;
y = 15:1:20;
for i = 1:6
x(1,i)=19;
end
for i = 1:6
z(1,i)=1;
end
plot3(x,y,z,'k','LineWidth',2);
x=[];
y=[];
z=[];
hold on;
y = 14:1:15;
for i = 1:2
x(1,i)=19;
end
for i = 1:2
z(1,i)=1;
end
plot3(x,y,z,'k','LineWidth',2);
x=[];
y=[];
z=[];
hold on;
plot3(19,8,1,'bd','MarkerSize',10,'MarkerFaceColor','b');
text(19,8,1,'C2161');
plot3(22,13,1,'bd','MarkerSize',10,'MarkerFaceColor','b');
text(22,13,1,'C2071');
plot3(19,20,1,'bd','MarkerSize',10,'MarkerFaceColor','b');
text(19,20,1,'C2043');
plot3(21,5,1,'bd','MarkerSize',10,'MarkerFaceColor','b');
text(21,5,1,'C1989');
plot3(20,8,1,'bd','MarkerSize',10,'MarkerFaceColor','b');
text(20,8,1,'C1987');
plot3(21,17,1,'bd','MarkerSize',10,'MarkerFaceColor','b');
text(21,17,1,'C1986');
plot3(19,5,1,'bd','MarkerSize',10,'MarkerFaceColor','b');
text(19,5,1,'C1985');
plot3(22,12,1,'bd','MarkerSize',10,'MarkerFaceColor','b');
text(22,12,1,'C1984');
plot3(21,24,1,'bd','MarkerSize',10,'MarkerFaceColor','b');
text(21,24,1,'C1959');
plot3(19,5,1,'bd','MarkerSize',10,'MarkerFaceColor','b');
text(19,5,1,'C1907');
plot3(21,25,1,'bd','MarkerSize',10,'MarkerFaceColor','b');
text(21,25,1,'C1873');
plot3(23,8,1,'bd','MarkerSize',10,'MarkerFaceColor','b');
text(23,8,1,'C1870');
plot3(21,21,1,'bd','MarkerSize',10,'MarkerFaceColor','b');
text(21,21,1,'C1837');
plot3(24,7,1,'bd','MarkerSize',10,'MarkerFaceColor','b');
text(24,7,1,'C1823');
plot3(23,10,1,'bd','MarkerSize',10,'MarkerFaceColor','b');
text(23,10,1,'C1771');
plot3(19,14,1,'bd','MarkerSize',10,'MarkerFaceColor','b');
text(19,14,1,'C1730');
plot3(22,10,1,'bd','MarkerSize',10,'MarkerFaceColor','b');
text(22,10,1,'C1726');
plot3(21,22,1,'bd','MarkerSize',10,'MarkerFaceColor','b');
text(21,22,1,'C1701');
plot3(22,18,1,'bd','MarkerSize',10,'MarkerFaceColor','b');
text(22,18,1,'C1700');
plot3(23,5,1,'bd','MarkerSize',10,'MarkerFaceColor','b');
text(23,5,1,'C1692');
plot3(19,15,1,'bd','MarkerSize',10,'MarkerFaceColor','b');
text(19,15,1,'C1691');
plot3(20,24,1,'bd','MarkerSize',10,'MarkerFaceColor','b');
text(20,24,1,'C1659');
plot3(22,19,1,'bd','MarkerSize',10,'MarkerFaceColor','b');
text(22,19,1,'C1655');
plot3(24,5,1,'bd','MarkerSize',10,'MarkerFaceColor','b');
text(24,5,1,'C1642');
plot3(20,24,1,'bd','MarkerSize',10,'MarkerFaceColor','b');
text(20,24,1,'C1601');
plot3(22,15,1,'bd','MarkerSize',10,'MarkerFaceColor','b');
text(22,15,1,'C1590');
plot3(22,23,1,'bd','MarkerSize',10,'MarkerFaceColor','b');
text(22,23,1,'C1587');
plot3(19,6,1,'yo','MarkerSize',20);
plot3(19,7,1,'yo','MarkerSize',20);
plot3(20,17,1,'yo','MarkerSize',20);
plot3(21,17,2,'yo','MarkerSize',20);
plot3(21,23,1,'yo','MarkerSize',20);
plot3(22,8,2,'yo','MarkerSize',20);
plot3(22,12,2,'yo','MarkerSize',20);
plot3(22,14,1,'yo','MarkerSize',20);
plot3(22,17,1,'yo','MarkerSize',20);
plot3(23,18,1,'yo','MarkerSize',20);
plot3(24,6,1,'yo','MarkerSize',20);
plot3(24,16,2,'yo','MarkerSize',20);
grid on;
xlabel('x');
ylabel('y');
zlabel('z');
title('after')  ;

subplot(1,2,1);
y = 20:1:21;
for i = 1:2
x(1,i)=19;
end
for i = 1:2
z(1,i)=1;
end
plot3(x,y,z,'k','LineWidth',2);
x=[];
y=[];
z=[];
hold on;
plot3(19,20,1,'bd','MarkerSize',10,'MarkerFaceColor','b');
text(19,20,1,'C2043');
plot3(19,21,1,'bd','MarkerSize',10,'MarkerFaceColor','b');
text(19,21,1,'C1763');
grid on;
xlabel('x');
ylabel('y');
zlabel('z');
title('after')  ;

subplot(1,2,1);
hold on;
plot3(18,20,1,'bd','MarkerSize',10,'MarkerFaceColor','b');
text(18,20,1,'C1576');
plot3(18,20,1,'bd','MarkerSize',10,'MarkerFaceColor','b');
text(18,20,1,'C1716');
grid on;
xlabel('x');
ylabel('y');
zlabel('z');
title('after')  ;

